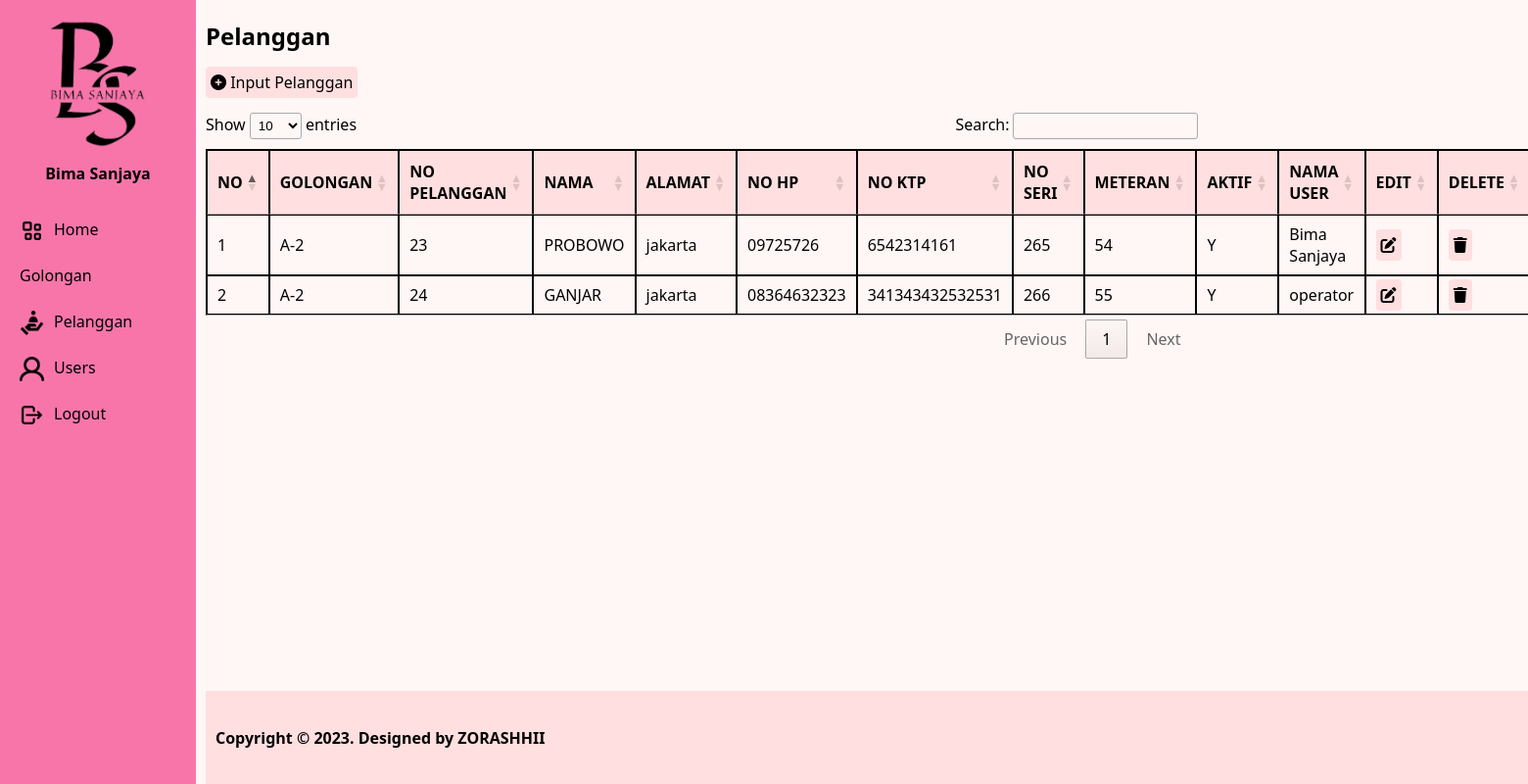
/pelanggan (signed in), run on the app's committed database.
### tables this page shows
CREATE TABLE `tb_pelanggan` (
  `pel_id` int(11) NOT NULL,
  `gol_id` tinyint(3) NOT NULL,
  `pel_no` varchar(20) NOT NULL,
  `pel_nama` varchar(50) NOT NULL,
  `pel_alamat` text NOT NULL,
  `pel_hp` varchar(20) NOT NULL,
  `pel_ktp` varchar(50) NOT NULL,
  `pel_seri` varchar(50) NOT NULL,
  `pel_meteran` int(11) NOT NULL,
  `pel_aktif` enum('Y','N') DEFAULT NULL,
  `user_id` int(11) NOT NULL,
  `created_at` timestamp NOT NULL DEFAULT current_timestamp(),
  `upadated_at` datetime DEFAULT NULL
);

CREATE TABLE `tb_golongan` (
  `gol_id` tinyint(3) NOT NULL,
  `gol_kode` varchar(10) NOT NULL,
  `gol_nama` varchar(50) NOT NULL,
  `created_at` timestamp NOT NULL DEFAULT current_timestamp(),
  `upadated_at` datetime DEFAULT NULL
);

CREATE TABLE `tb_user` (
  `user_id` int(11) NOT NULL,
  `user_email` varchar(50) NOT NULL,
  `user_Password` varchar(100) NOT NULL,
  `user_nama` varchar(100) NOT NULL,
  `user_alamat` text DEFAULT NULL,
  `user_hp` varchar(25) NOT NULL,
  `user_pos` varchar(5) NOT NULL,
  `user_role` tinyint(2) NOT NULL,
  `user_aktif` tinyint(2) NOT NULL,
  `created_at` timestamp NOT NULL DEFAULT current_timestamp(),
  `upadated_at` datetime DEFAULT NULL
);

### app/core/Controller.php (called while the page is built, shortened)
<?php
class Controller
{
	public function dashboard($view, $data = [])
	{
		require_once ROOT . "layouts/dashboard.php";
	}
}

### app/controllers/Pelanggan.php (called while the page is built, shortened)
<?php
class Pelanggan extends Controller
{
     public object $model;
     public function __construct()
     {
          $this->model = new \App\Models\Pelanggan();
     }
     public function index()
     {
          $data['rows'] = $this->model->show();
          $this->dashboard('pelanggan/index', $data);
     }
}

### index.php (called while the page is built, shortened)
<?php
new App\Core\Bootstrap();

### app/core/Model.php (called while the page is built, shortened)
<?php
class Model
{
	public function __construct()
	{
		try {
			$this->db = new PDO("mysql:host=localhost;dbname=dbpln", "root", "");
		} catch (Exception $e) {
			die("error! " . $e->getMessage());
		}
	}
}

### app/models/Pelanggan.php (called while the page is built, shortened)
<?php
class Pelanggan extends Model
{
     public function show()
     {
          $query = "SELECT p.*, c.*, u.* FROM tb_pelanggan p
          INNER JOIN tb_golongan c ON p.gol_id=c.gol_id
          INNER JOIN tb_user u ON p.user_id=u.user_id
          ORDER BY pel_id";
          $stmt = $this->db->prepare($query);
          $stmt->execute();
          return $this->selects($stmt);
     }
}

### app/views/pelanggan/index.php (the view)
<h2>Pelanggan</h2>
<a href="<?php echo URL; ?>/pelanggan/input" class="btn"><i class="fa-solid fa-circle-plus"></i> Input Pelanggan</a>
<table id="dtb">
      <thead>
            <tr>
                  <th>NO</th>
                  <th>GOLONGAN</th>
                  <th>NO PELANGGAN</th>
                  <th>NAMA</th>
                  <th>ALAMAT</th>
                  <th>NO HP</th>
                  <th>NO KTP</th>
                  <th>NO SERI</th>
                  <th>METERAN</th>
                  <th>AKTIF</th>
                  <th>NAMA USER</th>
                  <th>EDIT</th>
                  <th>DELETE</th>
            </tr>
      </thead>
      <tbody>
            <?php $no = 1;
            foreach ($data['rows'] as $row) { ?>
                  <tr>
                        <td><?php echo $no; ?></td>
                        <td><?php echo $row['gol_nama']; ?></td>
                        <td><?php echo $row['pel_no']; ?></td>
                        <td><?php echo $row['pel_nama']; ?></td>
                        <td><?php echo $row['pel_alamat']; ?></td>
                        <td><?php echo $row['pel_hp']; ?></td>
                        <td><?php echo $row['pel_ktp']; ?></td>
                        <td><?php echo $row['pel_seri']; ?></td>
                        <td><?php echo $row['pel_meteran']; ?></td>
                        <td><?php echo $row['pel_aktif']; ?></td>
                        <td><?php echo $row['user_nama']; ?></td>
                        <td><a href="<?php echo URL; ?>/pelanggan/edit/<?php echo $row['pel_id']; ?>" class="btn"><i class="fa-solid fa-pen-to-square"></i> </a></td>
                        <td><a href="<?php echo URL; ?>/pelanggan/delete/<?php echo $row['pel_id']; ?>" class="btn" onclick="return confirm('Are you sure?')"><i class="fa-solid fa-trash"></i> </a></td>
                  </tr>
            <?php $no++;
            } ?>
      </tbody>
</table>

### app/core/Bootstrap.php (shortened to what this page needs)
<?php
class Bootstrap
{
	public function __construct()
	{
		if (isset($_GET['page'])) {
			$url = filter_var($_GET['page'], FILTER_SANITIZE_URL);
			$url = str_replace(' ', '', $url);
			$url = explode('/', $url);
			$page = ucfirst(array_shift($url));
			if (file_exists(ROOT . "app/controllers/" . $page . ".php")) {
				$controller = new $class;
				if ($url != null) {
					$action = array_shift($url);
				} else {
					$action = "";
				}
				if (method_exists($controller, $action)) {
					$params = array_values($url);
					if (!empty($params)) {
						call_user_func_array(array($controller, $action), $params);
					} else {
						$controller->{$action}(@$url);
					}
				} else {
					$controller->index();
				}
			} else {
				$class = "App\\Core\\Error";
				$controller = new $class();
				$controller->fileNotFound();
			}
		} else {
			$class = "App\\Controllers\\Index";
			$controller = new $class();
			$controller->index();
		}
	}
}

### layouts/dashboard.php (shortened to what this page needs)
<!DOCTYPE html>
<html lang="en">
<head>
	<link rel="stylesheet" href="<?php echo AST; ?>/datatables/datatables.min.css">
	<link rel="stylesheet" href="<?php echo AST; ?>/css/style.css">
	<link rel="stylesheet" href="https://cdnjs.cloudflare.com/ajax/libs/font-awesome/6.4.2/css/all.min.css">
</head>
<body>
	<aside>
		<header>
			<img src="<?php echo AST; ?>/img/logoBS.png" class="brand">
			<div class="user"><?php echo $_SESSION['user_nama']; ?></div>
		</header>
		<nav>
			<ul>
				<li>
					<a href="<?php echo URL; ?>/dashboard">
						<img class="icon" src="<?php echo AST; ?>/img/menu.png" alt=""> Home
					</a>
				</li>
				<li>
					<a href="<?php echo URL; ?>/Golongan">
						<img class="icon" src="<?php echo AST; ?>/img/cate.png" alt=""> Golongan
					</a>
				</li>
				<li>
					<a href="<?php echo URL; ?>/pelanggan">
						<img class="icon" src="<?php echo AST; ?>/img/customer.png" alt=""> Pelanggan
					</a>
				</li>
				<li>
					<a href="<?php echo URL; ?>/user">
						<img class="icon" src="<?php echo AST; ?>/img/user.png" alt=""> Users
					</a>
				</li>
				<li>
					<a href="<?php echo URL; ?>/dashboard/logout">
						<img class="icon" src="<?php echo AST; ?>/img/logout.png" alt=""> Logout
					</a>
				</li>
			</ul>
		</nav>
	</aside>
	<main>
		<article>
			<?php require_once ROOT . "app/views/" . $view . ".php"; ?>
		</article>
		<footer>
		<p><strong>Copyright &copy; <?php echo date('Y'); ?>. Designed by ZORASHHII	</strong></p>
		</footer>
	</main>
</body>
</html>

### layouts/assets/css/style.css (style rules this page uses)
body { font-family: 'Segoe UI', Tahoma, Geneva, Verdana, sans-serif; margin: 0; background-color: #FFF6F6; }
a { text-decoration: none; }
aside { height: 100%; width: 200px; position: fixed; top: 0; left: 0; background-color: #F875AA; }
header { text-align: center; padding: 20px 0; }
.brand { width: 100px; }
.user { font-weight: bold; padding-top: 10px; }
main { margin-left: 210px; }
article { width: 75%; }
nav ul { list-style-type: none; margin: 0; padding: 0; }
nav a { padding: 10px 20px; margin: 5px 0 5px 0; display: block; color: #000000; }
nav .icon { width: 25px; float: left; padding-right: 10px; }
table { margin-top: 20px !important; border: 1px solid #000000; border-collapse: collapse; width: 110%; }
table th, table td { border: 1px solid #000000; padding: 12px; text-align: left; }
table th { background-color: #FFDFDF; }
.btn { background-color: #FFDFDF; border-radius: 4px; color: #000000; padding: 5px; }
footer { position: fixed; bottom: 0px; padding: 20px 0 20px 10px; background-color: #FFDFDF; width: 100%; border-top: 1px solid #FFDFDF; }

### data on the page
tb_pelanggan: gol.gol_nama "A-2", pel_no "23", pel_nama "PROBOWO", pel_alamat "jakarta", pel_hp "09725726", pel_ktp "6542314161", pel_seri "265", pel_meteran "54", pel_aktif "Y", user.user_nama "Bima Sanjaya"
tb_pelanggan: gol.gol_nama "A-2", pel_no "24", pel_nama "GANJAR", pel_alamat "jakarta", pel_hp "08364632323", pel_ktp "341343432532531", pel_seri "266", pel_meteran "55", pel_aktif "Y", user.user_nama "operator"

### other printed values
$_SESSION['user_nama'] "Bima Sanjaya"
